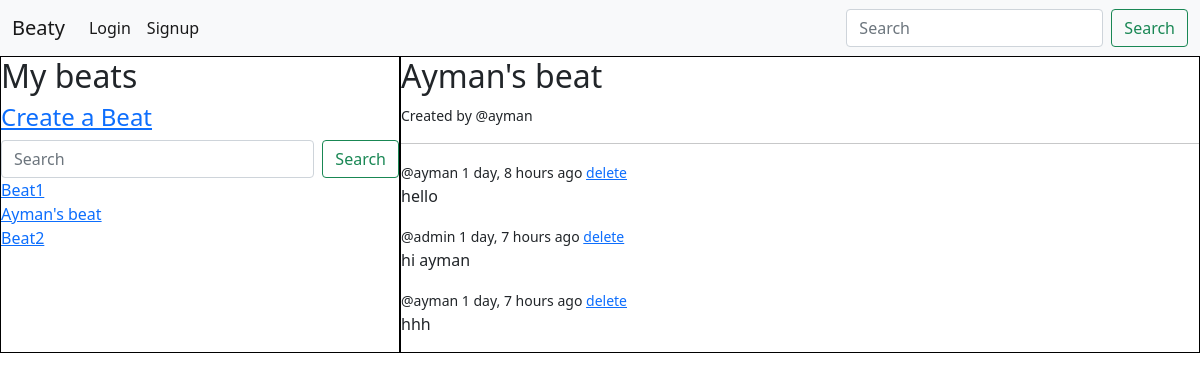
The app's page /beat/4/, older data.
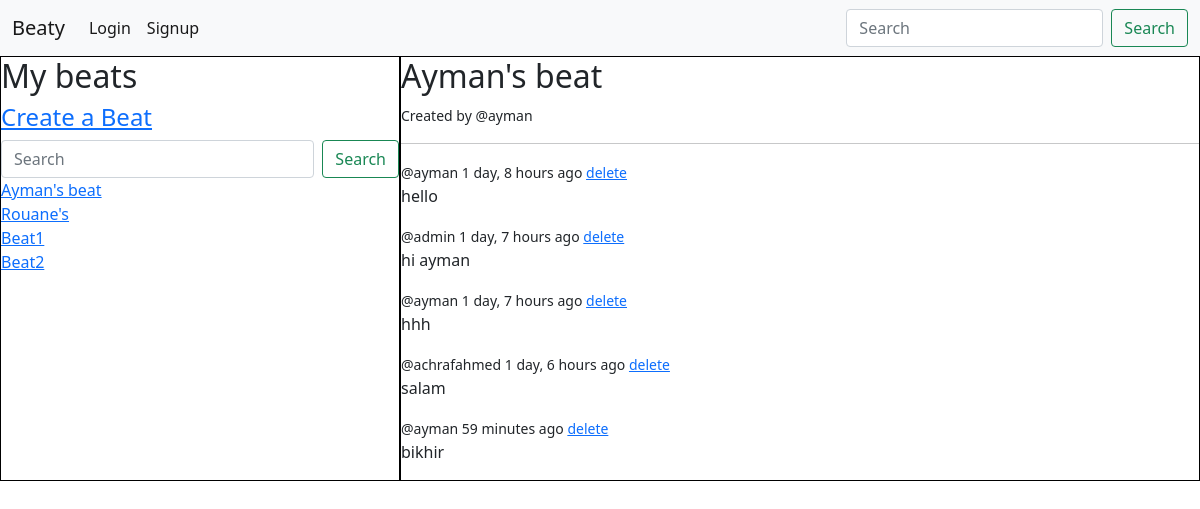
The same page, newer data.
### base/models.py (models this page shows, shortened)
class Beat(models.Model):
    creater = models.ForeignKey(User, on_delete=models.CASCADE)
    name = models.CharField(max_length=200)
    description = models.TextField(null=True, blank=True)
    members = models.ManyToManyField(User, related_name='members', blank=True)
    updated = models.DateTimeField(auto_now=True)
    created = models.DateTimeField(auto_now_add=True)
    class Meta:
        ordering = ['-updated']

class User(AbstractUser):
    email = models.EmailField(unique=True, null=False)
    bio = models.TextField(default="")
    birthday=models.DateField(auto_now=False, null=True, blank=True)
    USERNAME_FIELD = 'email'
    REQUIRED_FIELDS = []
    def __str__(self):
        return self.username

class Message(models.Model):
    user = models.ForeignKey(User, on_delete=models.CASCADE)
    beat = models.ForeignKey(Beat, on_delete=models.CASCADE)
    body = models.TextField()
    created = models.DateTimeField(auto_now_add=True)
    class Meta:
        ordering = ['created']

### base/views.py (the view, shortened to what this page needs)
# urls.py: path('beat/<str:pk>/', views.beat, name="beat"),
def beat(request, pk):
    beats = Beat.objects.all()
    beat = Beat.objects.get(id=pk)
    chat = beat.message_set.all()
    context = {'beat': beat, 'chat': chat, 'beats': beats}
    return render(request, 'base/beat.html', context)

### base/templates/base/beat.html (shortened to what this page needs)
{% extends 'main.html' %}
{% block content %}
<div class="home-container">
    <div class="beats-list home-section">
        {% include 'base/beats-list.html' %}
    </div>
    <div class="beat home-section">
        <h2>{{beat.name}}</h2>
        {% if beat %}
        <small>Created by @{{beat.creater}}</small>
        <hr>
        {% endif %}
        {% for msg in chat %}
            <div>
                <small>@{{msg.user}} {{msg.created|timesince}} ago <a href="{% url 'delete-msg' msg.id %}">delete</a></small>
                <p>{{msg.body}}</p>
            </div>
        {% endfor %}
    </div>
</div>
{% endblock %}

### templates/main.html (shortened to what this page needs)
<!DOCTYPE html>
{% load static %}
<html lang="en">
  <head>
    <link href="https://cdn.jsdelivr.net/npm/bootstrap@5.1.3/dist/css/bootstrap.min.css" rel="stylesheet">
  </head>
  <body>
    {% include 'navbar.html' %}
    {% block content %}
    {% endblock %}
  </body>
</html>

### templates/navbar.html (shortened to what this page needs)
<header>
    <nav class="navbar navbar-expand-lg navbar-light bg-light">
        <div class="container-fluid">
          <a class="navbar-brand" href="{% url 'home' %}">Beaty</a>
          <div class="collapse navbar-collapse" id="navbarTogglerDemo02">
            <ul class="navbar-nav me-auto mb-2 mb-lg-0">
              {%  if request.user.is_authenticated %}
              <li class="nav-item">
                <a class="nav-link active" aria-current="page" href="{% url 'profile' %}">Profile</a>
              </li>
              <li class="nav-item">
                <a class="nav-link active" aria-current="page" href="{% url 'logout' %}">Logout</a>
              </li>
              {% else %}
              <li class="nav-item">
                <a class="nav-link active" aria-current="page" href="{% url 'login' %}">Login</a>
              </li>
              <li class="nav-item">
                <a class="nav-link active" aria-current="page" href="{% url 'signup' %}">Signup</a>
              </li>
              {% endif %}
            </ul>
            <form class="d-flex">
              <input class="form-control me-2" type="search" placeholder="Search" aria-label="Search">
              <button class="btn btn-outline-success" type="submit">Search</button>
            </form>
          </div>
        </div>
      </nav>
</header>

### base/templates/base/beats-list.html
<h2>My beats</h2>
<h4><a href="{% url 'create' %}">Create a Beat</a></h4>
<form class="d-flex" method="get" action="{% url 'home' %}">
    <input class="form-control me-2" type="search" placeholder="Search" name="search" value="{{search}}">
    <button class="btn btn-outline-success" type="submit">Search</button>
</form>
{% for beat in beats %}
    <div>
        <a href="{% url 'beat' beat.id %}">{{beat.name}}</a>
    </div>
{% endfor %}

### templates/main.html (style rules this page uses)
.home-container { display: grid; grid-template-columns: 1fr 2fr; }
.home-section { border: 1px solid black; }

Row changes from the older to the newer data that the page shows:
changed Beat "Ayman's beat": moves up the list
added Beat: name "Rouane's"
added Message: user "achrafahmed", created "1 day, 6 hours", body "salam"
added Message: user "ayman", created "59 minutes", body "bikhir"
